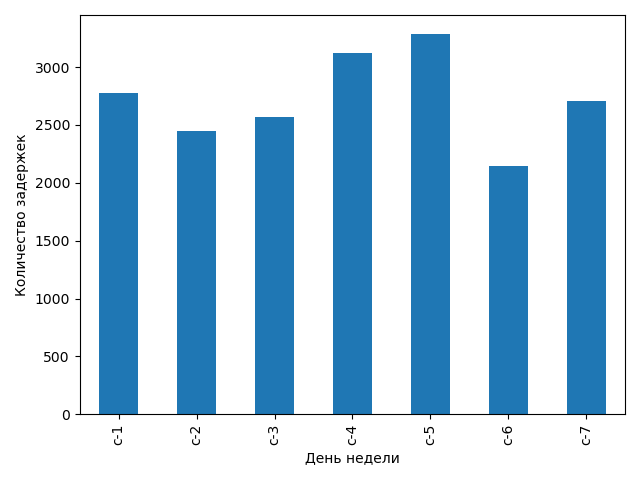

Reproduce this figure in Python.
import pandas as pd
import numpy as np
import matplotlib.pyplot as plt
from matplotlib import rcParams

rcParams.update({'figure.autolayout': True})

df = pd.read_csv('flight_delays.csv')

d = df.loc[df['dep_delayed_15min'] == 'Y'].groupby('DayOfWeek').Dest.count()
ax = d.plot(x='DayOfWeek', y='count', kind='bar')
plt.xlabel('День недели')
plt.ylabel('Количество задержек')
ax.figure.savefig('7.png')
